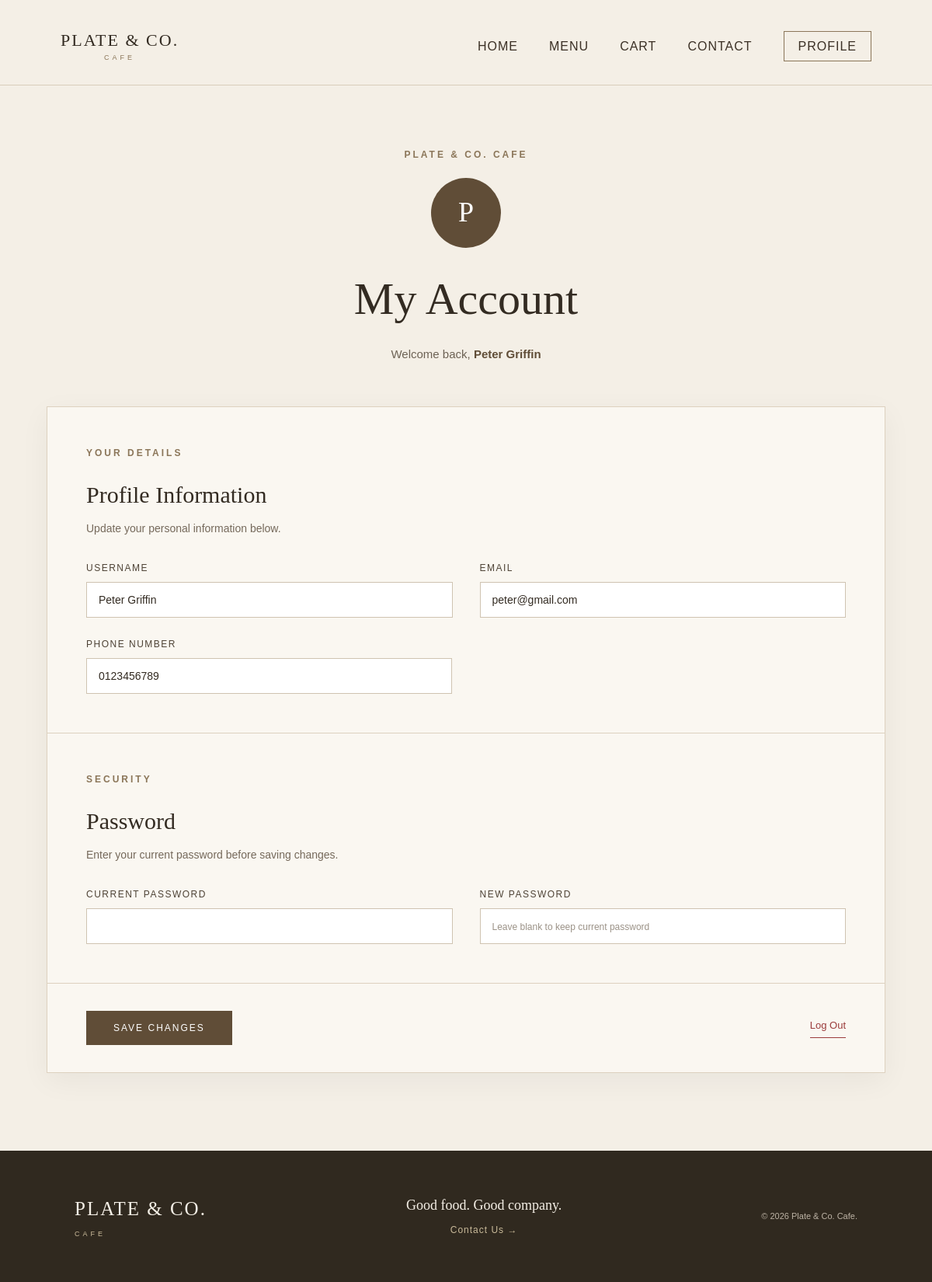
Screenshot of /user/profile.php (signed in) with the database file from the repository.
### tables this page shows
CREATE TABLE users (
    user_id INT AUTO_INCREMENT PRIMARY KEY,
    username VARCHAR(50) NOT NULL UNIQUE,
    email VARCHAR(100) NOT NULL UNIQUE,
    password VARCHAR(255) NOT NULL,
    phone VARCHAR(20),
    created_at TIMESTAMP DEFAULT CURRENT_TIMESTAMP
);

### includes/database.php (called while the page is built, shortened)
<?php
function database(): PDO
{
    static $connection = null;
    if ($connection === null) {
        $connection = new PDO(
            'mysql:host=' . DB_HOST .
            ';port=' . DB_PORT .
            ';dbname=' . DB_NAME .
            ';charset=utf8mb4',
            DB_USER,
            DB_PASSWORD,
            [
                PDO::ATTR_ERRMODE => PDO::ERRMODE_EXCEPTION,
                PDO::ATTR_DEFAULT_FETCH_MODE => PDO::FETCH_ASSOC,
            ]
        );
    }
    return $connection;
}
function escaped(string $value): string
{
    return htmlspecialchars($value, ENT_QUOTES, 'UTF-8');
}

### user/profile.php (the view, shortened to what this page needs)
<?php
require_once __DIR__ . '/../includes/database.php';
$isAdmin = ($_SESSION['role'] ?? '') === 'admin';
$recordId = $isAdmin ? ($_SESSION['admin_id'] ?? null) : ($_SESSION['user_id'] ?? null);
try {
    $table = $isAdmin ? 'admin' : 'users';
    $idColumn = $isAdmin ? 'adm_id' : 'user_id';
    $columns = $isAdmin
        ? 'adm_username AS username, adm_email AS email, adm_phone AS phone, adm_password AS password_hash'
        : 'username, email, phone, password AS password_hash';
    $statement = database()->prepare("SELECT {$columns} FROM {$table} WHERE {$idColumn} = :id LIMIT 1");
    $statement->execute(['id' => $recordId]);
    $profile = $statement->fetch();
} catch (PDOException $exception) {
    $message = $exception->getCode() === '23000'
        ? 'That username or email address is already in use.'
        : 'Unable to load or update your profile.';
    $messageType = 'error';
}
?>
<!DOCTYPE html>
<html lang="en">
<head>
    <link rel="stylesheet" href="/restaurant/mystyle.css">
</head>
<body class="profile-page">
<?php include __DIR__ . '/../includes/header.php'; ?>
<main class="profile-main">
    <section class="profile-header">
        <p class="section-label">
            PLATE &amp; CO. CAFE
        </p>
        <div class="profile-avatar">
            <?= strtoupper(substr($profile['username'], 0, 1)); ?>
        </div>
        <h1 id="profile-title">
            My Account
        </h1>
        <p>
            Welcome back,
            <strong><?= escaped($profile['username']) ?></strong>
        </p>
    </section>
    <section class="profile-content">
        <form
            action="/restaurant/user/profile.php"
            method="post"
            class="profile-form"
        >
            <div class="profile-section">
                <div class="profile-section-heading">
                    <p class="section-label">
                        YOUR DETAILS
                    </p>
                    <h2>
                        Profile Information
                    </h2>
                    <p>
                        Update your personal information below.
                    </p>
                </div>
                <div class="profile-fields">
                    <div class="profile-field">
                        <label for="username">
                            Username
                        </label>
                        <input
                            id="username"
                            name="username"
                            type="text"
                            value="<?= escaped($profile['username']) ?>"
                            required
                        >
                    </div>
                    <div class="profile-field">
                        <label for="email">
                            Email
                        </label>
                        <input
                            id="email"
                            name="email"
                            type="email"
                            value="<?= escaped($profile['email']) ?>"
                            required
                        >
                    </div>
                    <div class="profile-field">
                        <label for="phone">
                            Phone Number
                        </label>
                        <input
                            id="phone"
                            name="phone"
                            type="tel"
                            inputmode="numeric"
                            value="<?= escaped($profile['phone'] ?? '') ?>"
                            required
                        >
                    </div>
                </div>
            </div>
            <div class="profile-section">
                <div class="profile-section-heading">
                    <p class="section-label">
                        SECURITY
                    </p>
                    <h2>
                        Password
                    </h2>
                    <p>
                        Enter your current password before saving changes.
                    </p>
                </div>
                <div class="profile-fields">
                    <div class="profile-field">
                        <label for="old-password">
                            Current Password
                        </label>
                        <input
                            id="old-password"
                            name="old_password"
                            type="password"
                            autocomplete="current-password"
                            required
                        >
                    </div>
                    <div class="profile-field">
                        <label for="new-password">
                            New Password
                        </label>
                        <input
                            id="new-password"
                            name="new_password"
                            type="password"
                            autocomplete="new-password"
                            minlength="8"
                            placeholder="Leave blank to keep current password"
                        >
                    </div>
                </div>
            </div>
            <div class="profile-actions">
                <button type="submit">
                    Save Changes
                </button>
                <a
                    class="profile-logout"
                    href="/restaurant/user/logout.php"
                >
                    Log Out
                </a>
            </div>
        </form>
    </section>
</main>
<?php include __DIR__ . '/../includes/footer.php'; ?>
</body>
</html>

### mystyle.css (style rules this page uses)
body { margin: 0; font-family: Arial, sans-serif; background-color: #d2c6ac; color: #3B3025; }
.profile-page { min-height: 100vh; background-color: #d2c6ac; }
.profile-main { padding: 64px 20px; }
* { margin: 0; padding: 0; box-sizing: border-box; }
html { scroll-behavior: smooth; }
body { font-family: Arial, Helvetica, sans-serif; background-color: #f4efe6; color: #332b22; line-height: 1.6; }
a { text-decoration: none; color: inherit; }
.section-label { font-size: 12px; letter-spacing: 3px; font-weight: bold; color: #8b7659; margin-bottom: 20px; }
.profile-page { background-color: #f4efe6; }
.profile-main { width: 90%; max-width: 1100px; margin: 0 auto; padding: 80px 0 100px; }
.profile-header { text-align: center; margin-bottom: 55px; }
.profile-header h1 { font-family: Georgia, "Times New Roman", serif; font-size: 58px; font-weight: normal; color: #332b22; margin: 10px 0 12px; }
.profile-header > p:not(.section-label) { color: #6d6254; font-size: 15px; margin: 0; }
.profile-header strong { color: #604d37; }
.profile-avatar { width: 90px; height: 90px; margin: 20px auto; border-radius: 50%; background-color: #604d37; color: white; display: flex; align-items: center; justify-content: center; font-family: Georgia, "Times New Roman", serif; font-size: 36px; text-transform: uppercase; }
.profile-content { background-color: #faf7f1; border: 1px solid #ddd1bf; box-shadow: 0 10px 35px rgba(0,0,0,0.05); }
.profile-form { width: 100%; }
.profile-section { padding: 50px; border-bottom: 1px solid #ddd1bf; }
.profile-section-heading { margin-bottom: 30px; }
.profile-section-heading h2 { font-family: Georgia, "Times New Roman", serif; font-size: 30px; font-weight: normal; color: #332b22; margin: 5px 0 8px; }
.profile-section-heading > p:not(.section-label) { color: #75695b; font-size: 14px; margin: 0; }
.profile-fields { display: grid; grid-template-columns: 1fr 1fr; gap: 25px 35px; }
.profile-field { display: flex; flex-direction: column; }
.profile-field label { margin-bottom: 8px; color: #4e4336; font-size: 12px; letter-spacing: 1.5px; text-transform: uppercase; }
.profile-field input { width: 100%; box-sizing: border-box; padding: 14px 15px; background-color: white; border: 1px solid #cfc3b1; color: #332b22; font-size: 14px; transition: border-color 0.3s ease; }
.profile-field input::placeholder { color: #9b9287; font-size: 12px; }
.profile-section:first-of-type .profile-field:last-child { grid-column: span 2; max-width: calc(50% - 18px); }
.profile-actions { display: flex; align-items: center; justify-content: space-between; padding: 35px 50px; }
.profile-actions button { padding: 15px 35px; border: none; background-color: #604d37; color: white; font-size: 12px; letter-spacing: 2px; text-transform: uppercase; cursor: pointer; transition: background-color 0.3s ease; }
.profile-logout { color: #9b3c3c; font-size: 13px; text-decoration: none; border-bottom: 1px solid #9b3c3c; padding-bottom: 4px; }

### rows the page displays
users: username "P", username "Peter Griffin", email "peter@gmail.com", phone "0123456789"
